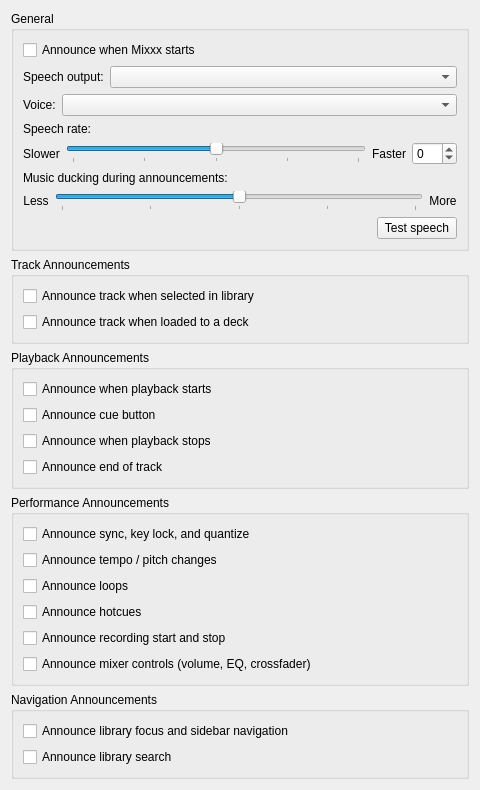
<?xml version="1.0" encoding="UTF-8"?>
<ui version="4.0">
 <class>DlgAccessibilityDlg</class>
 <widget class="QWidget" name="DlgAccessibilityDlg">
  <property name="geometry">
   <rect>
    <x>0</x>
    <y>0</y>
    <width>480</width>
    <height>660</height>
   </rect>
  </property>
  <property name="windowTitle">
   <string>Announcements</string>
  </property>
  <layout class="QVBoxLayout" name="verticalLayout">
   <item>
    <widget class="QGroupBox" name="groupBoxGeneral">
     <property name="title">
      <string>General</string>
     </property>
     <layout class="QVBoxLayout" name="verticalLayoutGeneral">
      <item>
       <widget class="QCheckBox" name="checkBoxAnnounceStartup">
        <property name="toolTip">
         <string>Speak "Ready" when the application has finished loading.</string>
        </property>
        <property name="text">
         <string>Announce when Mixxx starts</string>
        </property>
       </widget>
      </item>
      <item>
       <layout class="QHBoxLayout" name="horizontalLayoutRoute">
        <item>
         <widget class="QLabel" name="labelRoute">
          <property name="text">
           <string>Speech output:</string>
          </property>
          <property name="toolTip">
           <string>Which Mixxx output announcements are mixed into. Headphones (cue) keeps them DJ-only; Main sends them to the audience. The music is automatically ducked while speaking.</string>
          </property>
         </widget>
        </item>
        <item>
         <widget class="QComboBox" name="comboBoxTtsRoute">
          <property name="toolTip">
           <string>Which Mixxx output announcements are mixed into. Headphones (cue) keeps them DJ-only; Main sends them to the audience. The music is automatically ducked while speaking.</string>
          </property>
          <property name="sizePolicy">
           <sizepolicy hsizetype="Expanding" vsizetype="Fixed">
            <horstretch>1</horstretch>
            <verstretch>0</verstretch>
           </sizepolicy>
          </property>
         </widget>
        </item>
       </layout>
      </item>
      <item>
       <layout class="QHBoxLayout" name="horizontalLayoutVoice">
        <item>
         <widget class="QLabel" name="labelVoice">
          <property name="text">
           <string>Voice:</string>
          </property>
          <property name="toolTip">
           <string>Text-to-speech voice used for announcements.</string>
          </property>
         </widget>
        </item>
        <item>
         <widget class="QComboBox" name="comboBoxTtsVoice">
          <property name="toolTip">
           <string>Text-to-speech voice used for announcements.</string>
          </property>
          <property name="sizePolicy">
           <sizepolicy hsizetype="Expanding" vsizetype="Fixed">
            <horstretch>1</horstretch>
            <verstretch>0</verstretch>
           </sizepolicy>
          </property>
         </widget>
        </item>
       </layout>
      </item>
      <item>
       <widget class="QLabel" name="labelRate">
        <property name="text">
         <string>Speech rate:</string>
        </property>
        <property name="toolTip">
         <string>Adjust the speed of speech from slower to faster. 0 is the normal system rate.</string>
        </property>
       </widget>
      </item>
      <item>
       <layout class="QHBoxLayout" name="horizontalLayoutRateSlider">
        <item>
         <widget class="QLabel" name="labelRateSlower">
          <property name="text">
           <string>Slower</string>
          </property>
          <property name="alignment">
           <set>Qt::AlignCenter</set>
          </property>
          <property name="sizePolicy">
           <sizepolicy hsizetype="Minimum" vsizetype="Preferred">
            <horstretch>0</horstretch>
            <verstretch>0</verstretch>
           </sizepolicy>
          </property>
         </widget>
        </item>
        <item>
         <widget class="QSlider" name="sliderTtsRate">
          <property name="toolTip">
           <string>Drag to adjust speech speed. Left is slower, right is faster. Middle position is normal speed.</string>
          </property>
          <property name="orientation">
           <enum>Qt::Horizontal</enum>
          </property>
          <property name="minimum">
           <number>-10</number>
          </property>
          <property name="maximum">
           <number>10</number>
          </property>
          <property name="value">
           <number>0</number>
          </property>
          <property name="pageStep">
           <number>1</number>
          </property>
          <property name="tickPosition">
           <enum>QSlider::TicksBelow</enum>
          </property>
          <property name="tickInterval">
           <number>5</number>
          </property>
         </widget>
        </item>
        <item>
         <widget class="QLabel" name="labelRateFaster">
          <property name="text">
           <string>Faster</string>
          </property>
          <property name="alignment">
           <set>Qt::AlignCenter</set>
          </property>
          <property name="sizePolicy">
           <sizepolicy hsizetype="Minimum" vsizetype="Preferred">
            <horstretch>0</horstretch>
            <verstretch>0</verstretch>
           </sizepolicy>
          </property>
         </widget>
        </item>
        <item>
         <widget class="QSpinBox" name="spinBoxTtsRate">
          <property name="toolTip">
           <string>Current speech rate value. Use the slider to adjust.</string>
          </property>
          <property name="minimum">
           <number>-10</number>
          </property>
          <property name="maximum">
           <number>10</number>
          </property>
          <property name="value">
           <number>0</number>
          </property>
         </widget>
        </item>
       </layout>
      </item>
      <item>
       <widget class="QLabel" name="labelDucking">
        <property name="text">
         <string>Music ducking during announcements:</string>
        </property>
        <property name="toolTip">
         <string>How much the music is turned down while an announcement is spoken. Higher values make speech easier to hear.</string>
        </property>
       </widget>
      </item>
      <item>
       <layout class="QHBoxLayout" name="horizontalLayoutDucking">
        <item>
         <widget class="QLabel" name="labelDuckingLess">
          <property name="text">
           <string>Less</string>
          </property>
          <property name="alignment">
           <set>Qt::AlignCenter</set>
          </property>
         </widget>
        </item>
        <item>
         <widget class="QSlider" name="sliderDuckStrength">
          <property name="toolTip">
           <string>Drag to adjust how much the music volume drops during speech.</string>
          </property>
          <property name="orientation">
           <enum>Qt::Horizontal</enum>
          </property>
          <property name="minimum">
           <number>0</number>
          </property>
          <property name="maximum">
           <number>100</number>
          </property>
          <property name="value">
           <number>50</number>
          </property>
          <property name="pageStep">
           <number>10</number>
          </property>
          <property name="tickPosition">
           <enum>QSlider::TicksBelow</enum>
          </property>
          <property name="tickInterval">
           <number>25</number>
          </property>
         </widget>
        </item>
        <item>
         <widget class="QLabel" name="labelDuckingMore">
          <property name="text">
           <string>More</string>
          </property>
          <property name="alignment">
           <set>Qt::AlignCenter</set>
          </property>
         </widget>
        </item>
       </layout>
      </item>
      <item>
       <layout class="QHBoxLayout" name="horizontalLayoutTestSpeech">
        <item>
         <spacer name="horizontalSpacerTestSpeech">
          <property name="orientation">
           <enum>Qt::Horizontal</enum>
          </property>
          <property name="sizeHint" stdset="0">
           <size>
            <width>40</width>
            <height>20</height>
           </size>
          </property>
         </spacer>
        </item>
        <item>
         <widget class="QPushButton" name="pushButtonTestSpeech">
          <property name="toolTip">
           <string>Speak a sample phrase using the current voice and rate settings.</string>
          </property>
          <property name="text">
           <string>Test speech</string>
          </property>
         </widget>
        </item>
       </layout>
      </item>
     </layout>
    </widget>
   </item>
   <item>
    <widget class="QGroupBox" name="groupBoxTts">
     <property name="title">
      <string>Track Announcements</string>
     </property>
     <layout class="QVBoxLayout" name="verticalLayoutTts">
      <item>
       <widget class="QCheckBox" name="checkBoxAnnounceSelection">
        <property name="toolTip">
         <string>Speak the artist and title of a track when it is selected in the library.</string>
        </property>
        <property name="text">
         <string>Announce track when selected in library</string>
        </property>
       </widget>
      </item>
      <item>
       <widget class="QCheckBox" name="checkBoxAnnounceLoad">
        <property name="toolTip">
         <string>Speak the artist, title, BPM, and key of a track when it is loaded to a deck.</string>
        </property>
        <property name="text">
         <string>Announce track when loaded to a deck</string>
        </property>
       </widget>
      </item>
     </layout>
    </widget>
   </item>
   <item>
    <widget class="QGroupBox" name="groupBoxPlayback">
     <property name="title">
      <string>Playback Announcements</string>
     </property>
     <layout class="QVBoxLayout" name="verticalLayoutPlayback">
      <item>
       <widget class="QCheckBox" name="checkBoxAnnouncePlay">
        <property name="toolTip">
         <string>Speak "Playing" when a deck starts playing.</string>
        </property>
        <property name="text">
         <string>Announce when playback starts</string>
        </property>
       </widget>
      </item>
      <item>
       <widget class="QCheckBox" name="checkBoxAnnounceCue">
        <property name="toolTip">
         <string>Speak "Cue" / "Cue off" when the cue (headphone preview) button is toggled.</string>
        </property>
        <property name="text">
         <string>Announce cue button</string>
        </property>
       </widget>
      </item>
      <item>
       <widget class="QCheckBox" name="checkBoxAnnounceStop">
        <property name="toolTip">
         <string>Speak "Stopped" when a deck is paused by the user.</string>
        </property>
        <property name="text">
         <string>Announce when playback stops</string>
        </property>
       </widget>
      </item>
      <item>
       <widget class="QCheckBox" name="checkBoxAnnounceEndOfTrack">
        <property name="toolTip">
         <string>Speak "End of track" when a track reaches the end.</string>
        </property>
        <property name="text">
         <string>Announce end of track</string>
        </property>
       </widget>
      </item>
     </layout>
    </widget>
   </item>
   <item>
    <widget class="QGroupBox" name="groupBoxPerformance">
     <property name="title">
      <string>Performance Announcements</string>
     </property>
     <layout class="QVBoxLayout" name="verticalLayoutPerformance">
      <item>
       <widget class="QCheckBox" name="checkBoxAnnounceSync">
        <property name="toolTip">
         <string>Speak when sync, key lock, or quantize is toggled on a deck.</string>
        </property>
        <property name="text">
         <string>Announce sync, key lock, and quantize</string>
        </property>
       </widget>
      </item>
      <item>
       <widget class="QCheckBox" name="checkBoxAnnounceTempo">
        <property name="toolTip">
         <string>Speak the pitch fader position after it stops moving.</string>
        </property>
        <property name="text">
         <string>Announce tempo / pitch changes</string>
        </property>
       </widget>
      </item>
      <item>
       <widget class="QCheckBox" name="checkBoxAnnounceLoop">
        <property name="toolTip">
         <string>Speak when a loop is enabled or disabled, including its size in beats.</string>
        </property>
        <property name="text">
         <string>Announce loops</string>
        </property>
       </widget>
      </item>
      <item>
       <widget class="QCheckBox" name="checkBoxAnnounceHotcue">
        <property name="toolTip">
         <string>Speak when a hotcue is set or cleared.</string>
        </property>
        <property name="text">
         <string>Announce hotcues</string>
        </property>
       </widget>
      </item>
      <item>
       <widget class="QCheckBox" name="checkBoxAnnounceRecording">
        <property name="toolTip">
         <string>Speak when recording starts or stops.</string>
        </property>
        <property name="text">
         <string>Announce recording start and stop</string>
        </property>
       </widget>
      </item>
      <item>
       <widget class="QCheckBox" name="checkBoxAnnounceMixer">
        <property name="toolTip">
         <string>Speak volume faders, EQ knobs, and the crossfader after they stop moving. Off by default because these move constantly during a mix.</string>
        </property>
        <property name="text">
         <string>Announce mixer controls (volume, EQ, crossfader)</string>
        </property>
       </widget>
      </item>
     </layout>
    </widget>
   </item>
   <item>
    <widget class="QGroupBox" name="groupBoxNavigation">
     <property name="title">
      <string>Navigation Announcements</string>
     </property>
     <layout class="QVBoxLayout" name="verticalLayoutNavigation">
      <item>
       <widget class="QCheckBox" name="checkBoxAnnounceLibraryFocus">
        <property name="toolTip">
         <string>Speak the focused library panel (Search bar, Sidebar, Track list) and the active sidebar item when navigating.</string>
        </property>
        <property name="text">
         <string>Announce library focus and sidebar navigation</string>
        </property>
       </widget>
      </item>
      <item>
       <widget class="QCheckBox" name="checkBoxAnnounceSearch">
        <property name="toolTip">
         <string>Speak the current search query after a short pause while typing.</string>
        </property>
        <property name="text">
         <string>Announce library search</string>
        </property>
       </widget>
      </item>
     </layout>
    </widget>
   </item>
   <item>
    <spacer name="verticalSpacer">
     <property name="orientation">
      <enum>Qt::Vertical</enum>
     </property>
     <property name="sizeHint" stdset="0">
      <size>
       <width>20</width>
       <height>40</height>
      </size>
     </property>
    </spacer>
   </item>
  </layout>
 </widget>
 <resources/>
 <connections/>
</ui>
